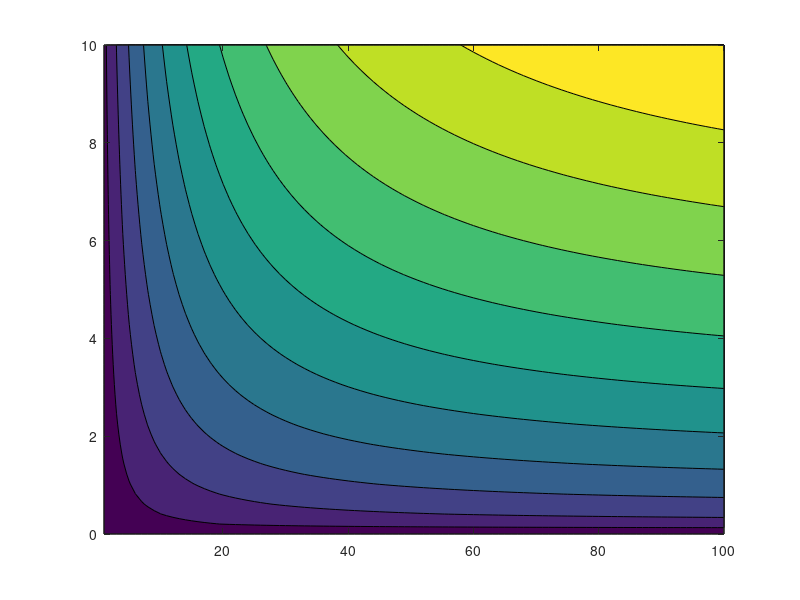

The MATLAB script that drew this image: (Note: this script raises an error after producing the figure.)
E = linspace(1,100,100);
F = linspace(0,10,50);

C = @(E,F) 40*E.*F.^0.5./(16+E);

[EE,FF] = ndgrid(E,F);

SS = C(EE,FF);
hca = subplot(1,1,1);
contourf(hca,EE,FF,SS)
%shading(hca,'flat')
hca.XLabel.String = 'E (eV)';
hca.YLabel.String = 'F (mW/m^2)';
hcb = colorbar(hca);
hcb.YLabel.String = {'Conductance (toy values)','C = F^{1/2}40E/(16+E)'};


%%

I = linspace(0,500,400);
E = linspace(0,30,50);

FWIC = @(E,I) E.*I/2000;
F13 = @(E,I) (E+3).*10.*I.^0.4/100;

[EE,II] = ndgrid(E,I);

nrows = 3;
isub = 1;

hca = subplot(nrows,1,isub); isub = isub + 1;
FFWIC = FWIC(EE,II);
contourf(hca,EE,II,FFWIC,[1 1])
%shading(hca,'flat')
hca.XLabel.String = 'E (eV)';
hca.YLabel.String = 'I ()';
hcb = colorbar(hca);

hca = subplot(nrows,1,isub); isub = isub + 1;
FF13 = F13(EE,II);
contourf(hca,EE,II,FF13,[1 1])
%shading(hca,'flat')
hca.XLabel.String = 'E (eV)';
hca.YLabel.String = 'I ()';
hcb = colorbar(hca);
hca.YLim = [0 20];


hca = subplot(nrows,1,isub); isub = isub + 1;
FF13 = F13(EE,II);
FFWIC = FWIC(EE,II);
FF = FFWIC./FF13;
contourf(hca,EE,II,(FF))
%shading(hca,'flat')
hca.XLabel.String = 'E (eV)';
hca.YLabel.String = 'I ()';
hcb = colorbar(hca);
